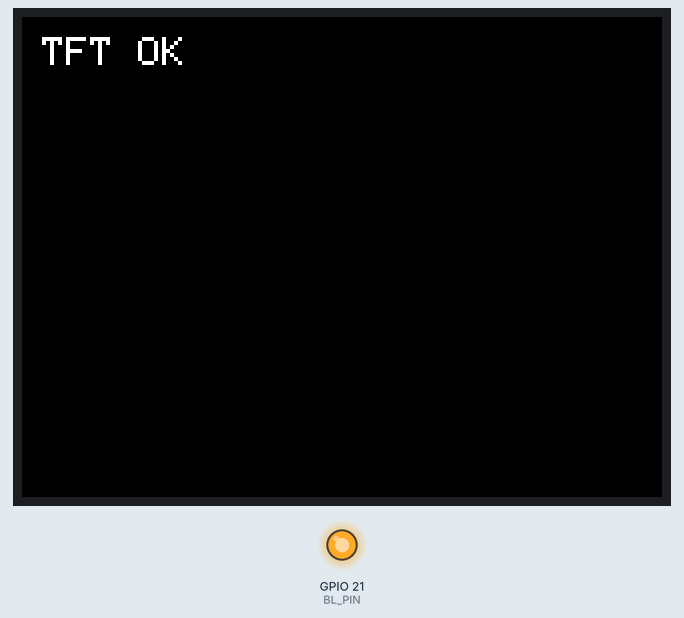
The sketch below on a simulated ESP32. Parts: 320×240 colour display, output pins drawn as LEDs (lit = HIGH).

Above: at 1.2 s.

The sketch:

Basic_ESP32_TFT_Test.ino
```cpp
#include <TFT_eSPI.h>
TFT_eSPI tft;

static const int BL_PIN = 21; // you said HIGH turns it on

void setup()
{
  pinMode(BL_PIN, OUTPUT);
  digitalWrite(BL_PIN, HIGH);
  delay(50);

  tft.init();
  tft.setRotation(1);

  tft.fillScreen(TFT_RED);   delay(200);
  tft.fillScreen(TFT_GREEN); delay(200);
  tft.fillScreen(TFT_BLUE);  delay(200);
  tft.fillScreen(TFT_BLACK);

  tft.setTextColor(TFT_WHITE, TFT_BLACK);
  tft.setTextSize(2);
  tft.setCursor(10, 10);
  tft.println("TFT OK");
}

void loop()
{

}
```
